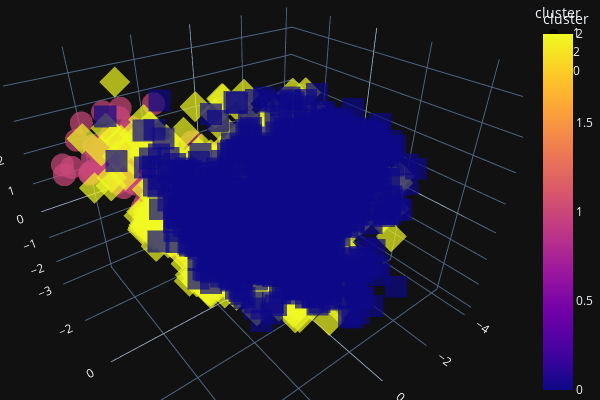

Source (notebook cell):
### Code cell
# Visualize clusters using 3D-Scatterplot
fig = px.scatter_3d(pca_df, x='pca1', y='pca2', z='pca3',
                    color='cluster', symbol='cluster', size_max=10, opacity=0.7)
fig.update_layout(margin=dict(l=0, r=0, b=0, t=0))

### Figure 1 — Plotly figure (JSON) as saved in the notebook; plotly's stock layout.template omitted (floating-point values rounded to 4 significant figures; data arrays with more than 128 entries replaced by an {"elided": "..."} marker saying what was removed)
{"data": [{"hovertemplate": "cluster=%{marker.color}<br>pca1=%{x}<br>pca2=%{y}<br>pca3=%{z}<extra></extra>", "legendgroup": "1", "marker": {"color": {"elided": "612 int values"}, "coloraxis": "coloraxis", "opacity": 0.7, "symbol": "circle"}, "mode": "markers", "name": "1", "scene": "scene", "showlegend": true, "type": "scatter3d", "x": {"elided": "612 float values"}, "y": {"elided": "612 float values"}, "z": {"elided": "612 float values"}}, {"hovertemplate": "cluster=%{marker.color}<br>pca1=%{x}<br>pca2=%{y}<br>pca3=%{z}<extra></extra>", "legendgroup": "2", "marker": {"color": {"elided": "1066 int values"}, "coloraxis": "coloraxis", "opacity": 0.7, "symbol": "diamond"}, "mode": "markers", "name": "2", "scene": "scene", "showlegend": true, "type": "scatter3d", "x": {"elided": "1066 float values"}, "y": {"elided": "1066 float values"}, "z": {"elided": "1066 float values"}}, {"hovertemplate": "cluster=%{marker.color}<br>pca1=%{x}<br>pca2=%{y}<br>pca3=%{z}<extra></extra>", "legendgroup": "0", "marker": {"color": {"elided": "1145 int values"}, "coloraxis": "coloraxis", "opacity": 0.7, "symbol": "square"}, "mode": "markers", "name": "0", "scene": "scene", "showlegend": true, "type": "scatter3d", "x": {"elided": "1145 float values"}, "y": {"elided": "1145 float values"}, "z": {"elided": "1145 float values"}}], "layout": {"coloraxis": {"colorbar": {"title": {"text": "cluster"}}, "colorscale": [[0, "#0d0887"], [0.1111, "#46039f"], [0.2222, "#7201a8"], [0.3333, "#9c179e"], [0.4444, "#bd3786"], [0.5556, "#d8576b"], [0.6667, "#ed7953"], [0.7778, "#fb9f3a"], [0.8889, "#fdca26"], [1, "#f0f921"]]}, "height": 400, "legend": {"title": {"text": "cluster"}, "tracegroupgap": 0}, "margin": {"b": 0, "l": 0, "r": 0, "t": 0}, "scene": {"aspectmode": "auto", "aspectratio": {"x": 1.115, "y": 1.021, "z": 0.8787}, "camera": {"center": {"x": 0, "y": 0, "z": 0}, "eye": {"x": 0.7982, "y": 1.024, "z": 0.8538}, "projection": {"type": "perspective"}, "up": {"x": 0, "y": 0, "z": 1}}, "domain": {"x": [0, 1], "y": [0, 1]}, "xaxis": {"title": {"text": "pca1"}, "type": "linear"}, "yaxis": {"title": {"text": "pca2"}, "type": "linear"}, "zaxis": {"title": {"text": "pca3"}, "type": "linear"}}, "width": 600}}
